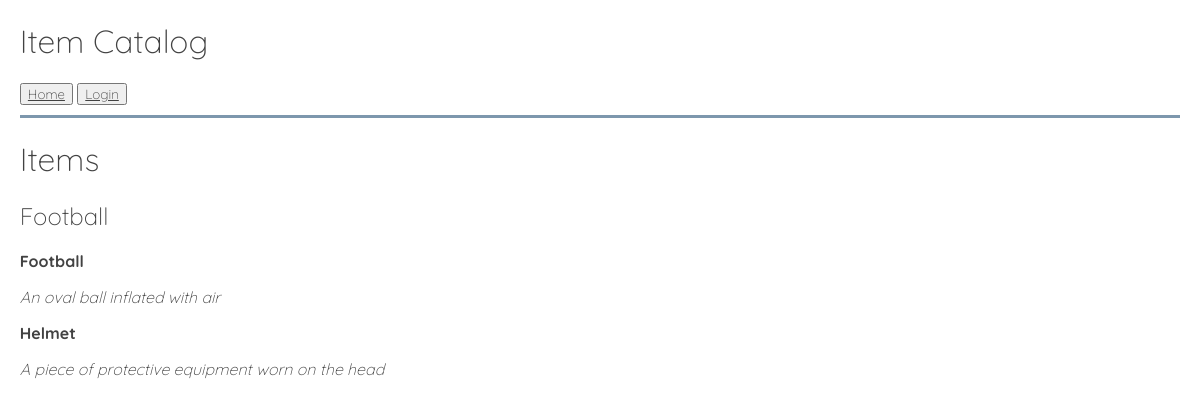
The app's page /category/2/items/ with its own data.
### database_setup.py (models this page shows, shortened)
class Category(Base):
    __tablename__ = 'category'
    name = Column(String(40), nullable=False)
    description = Column(String(120), nullable=True)
    id = Column(Integer, primary_key=True)
    items = relationship('Item', cascade='delete')
    user_id = Column(Integer, ForeignKey('user_info.id'))
    user_info = relationship(User_info)

class Item(Base):
    __tablename__ = 'item'
    name = Column(String(40), nullable=False)
    description = Column(String(120), nullable=True)
    id = Column(Integer, primary_key=True)
    category_id = Column(Integer, ForeignKey('category.id'))
    category = relationship(Category)
    user_id = Column(Integer, ForeignKey('user_info.id'))
    user_info = relationship(User_info)

### application.py (the view)
@app.route('/category/<int:category_id>/')
@app.route('/category/<int:category_id>/items/')
def showItems(category_id):
    category = session.query(Category).filter_by(id = category_id).one()
    creator = getUserInfo(category.user_id)
    items = session.query(Item).filter_by(category_id = category_id).all()
    if 'username' not in login_session:
        return render_template('publicshowItems.html', category = category, items = items)
    else:
        return render_template('showItems.html', category = category, items = items)

### application.py (called while the page is built)
def getUserInfo(user_id):
    user = session.query(User_info).filter_by(id=user_id).one()
    return user

### templates/publicshowitems.html
{% extends "base.html" %}
{% block content %}
{% include "header.html"%}
	<body>
		<div>
			<h1>Items</h1>
      <h2>{{category.name}}</h2>
			{% for item in items %}
			<p class="bold">{{item.name}}</p>
			<p class="description">{{item.description}}</p>
			{% endfor %}
		</div>
	</body>
{% endblock %}

### static/style.css (style rules this page uses)
* { font-family: Quicksand, sans-serif; font-weight: 300; color: #424242; }
.description { font-style: italic; }
.bold { font-weight: bold; }

### records on screen
Category: name "Football"
Item: name "Football", description "An oval ball inflated with air"
Item: name "Helmet", description "A piece of protective equipment worn on the head"
